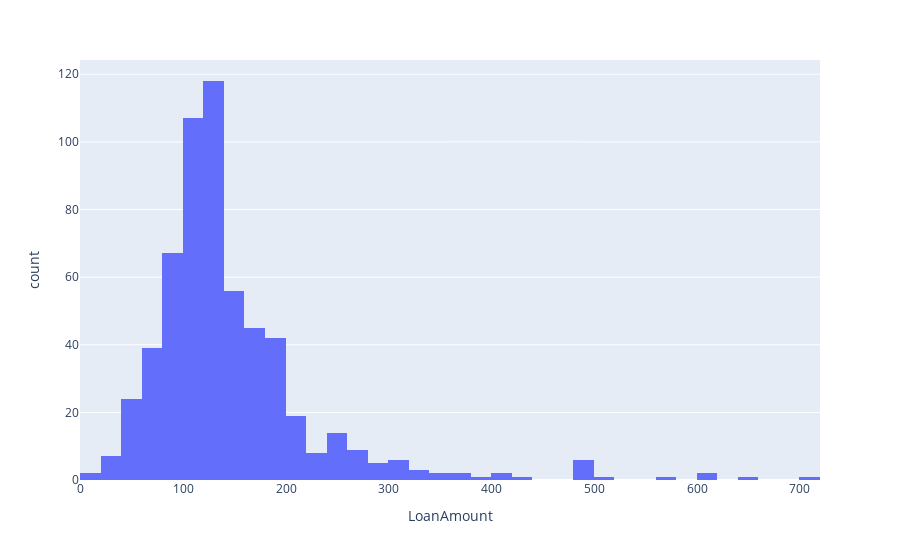

The notebook cell this image was saved under:
### Code cell
fig = px.histogram(df, x= "LoanAmount")
fig.show()

### Figure 1 — Plotly figure (JSON) as saved in the notebook; plotly's stock layout.template omitted (floating-point values rounded to 4 significant figures; data arrays with more than 128 entries replaced by an {"elided": "..."} marker saying what was removed)
{"data": [{"bingroup": "x", "hovertemplate": "LoanAmount=%{x}<br>count=%{y}<extra></extra>", "legendgroup": "", "marker": {"color": "#636efa", "pattern": {"shape": ""}}, "name": "", "orientation": "v", "showlegend": false, "type": "histogram", "x": {"elided": "613 float values"}, "xaxis": "x", "yaxis": "y"}], "layout": {"barmode": "relative", "legend": {"tracegroupgap": 0}, "margin": {"t": 60}, "xaxis": {"anchor": "y", "domain": [0, 1], "title": {"text": "LoanAmount"}}, "yaxis": {"anchor": "x", "domain": [0, 1], "title": {"text": "count"}}}}
